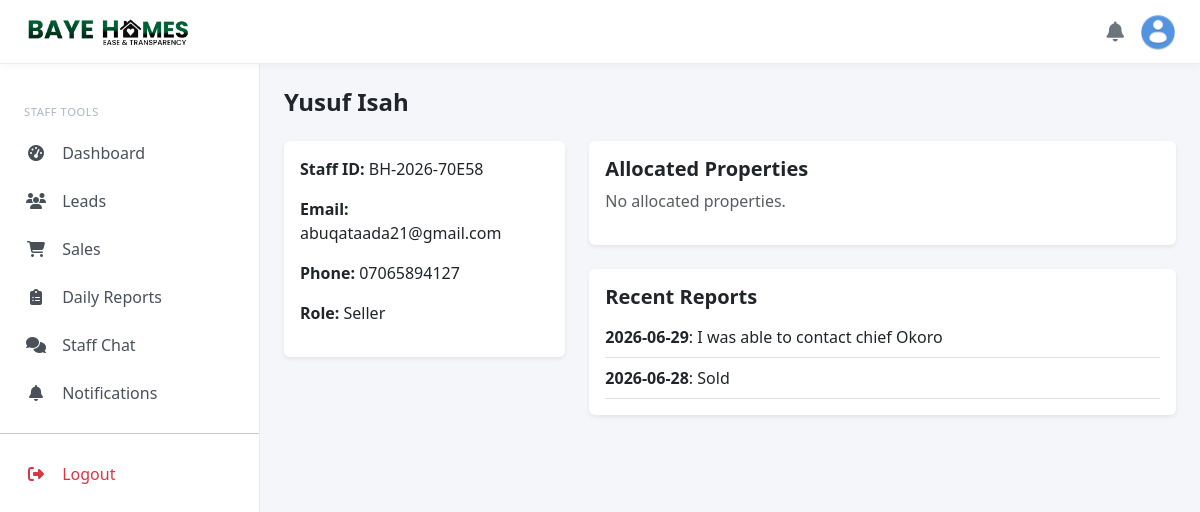
Screenshot of /staff/ed145db9-8af0-4b72-a6a0-d4c3dfdc4b20/profile (signed in) with the database file from the repository.
### models.py (models this page shows, shortened)
class User(UserMixin, db.Model):
    __tablename__ = 'users'
    id = db.Column(db.String(36), primary_key=True, default=generate_uuid)
    username = db.Column(db.String(80), unique=True, nullable=True)
    email = db.Column(db.String(120), unique=True, nullable=False, index=True)
    password_hash = db.Column(db.String(256), nullable=False)
    first_name = db.Column(db.String(80))
    last_name = db.Column(db.String(80))
    phone = db.Column(db.String(20))
    role = db.Column(db.Enum(UserRole, values_callable=enum_values), default=UserRole.CUSTOMER)
    is_admin = db.Column(db.Boolean, default=False)
    is_active = db.Column(db.Boolean, default=True)
    email_verified = db.Column(db.Boolean, default=False)
    verification_token = db.Column(db.String(100), unique=True)
    reset_token = db.Column(db.String(100), unique=True)
    created_at = db.Column(db.DateTime, default=datetime.now(timezone.utc))
    updated_at = db.Column(db.DateTime, default=datetime.now(timezone.utc), onupdate=datetime.now(timezone.utc))
    profile = db.relationship('Profile', backref='user', uselist=False)
    saved_properties = db.relationship('SavedProperty', backref='customer', lazy='dynamic')
    property_inquiries = db.relationship('PropertyInquiry', backref='customer', lazy='dynamic')
    sales = db.relationship('Sale', foreign_keys='Sale.customer_id', backref='customer', lazy='dynamic')
    leads_assigned = db.relationship('Lead', foreign_keys='Lead.assigned_to', backref='staff_user')
    investments = db.relationship('Investment', foreign_keys='Investment.investor_id', backref='investor', lazy='dynamic')
    staff_profile = db.relationship('StaffProfile', foreign_keys='StaffProfile.user_id', backref='user', uselist=False)
    activity_logs = db.relationship('ActivityLog', backref='user', lazy='dynamic')
    def get_full_name(self):
        return f"{self.first_name or ''} {self.last_name or ''}".strip() or self.username or self.email
    def is_admin_user(self):
        return self.role == UserRole.ADMIN

class StaffProfile(db.Model):
    __tablename__ = 'staff_profiles'
    user_id = db.Column(db.String(36), db.ForeignKey('users.id'), primary_key=True)
    staff_id = db.Column(db.String(20), unique=True)
    department = db.Column(db.Enum(StaffDepartment, values_callable=enum_values), default=StaffDepartment.SALES)
    role = db.Column(db.String(50))
    hire_date = db.Column(db.DateTime, default=datetime.now(timezone.utc))
    phone_extension = db.Column(db.String(10))
    reports_to = db.Column(db.String(36), db.ForeignKey('users.id'), nullable=True)
    subordinates = db.relationship('User', foreign_keys=[reports_to], remote_side='User.id')

class StaffDailyReport(db.Model):
    __tablename__ = 'staff_daily_reports'
    id = db.Column(db.String(36), primary_key=True, default=generate_uuid)
    staff_id = db.Column(db.String(36), db.ForeignKey('users.id'), nullable=False)
    report_date = db.Column(db.Date, nullable=False)
    summary = db.Column(db.Text, nullable=False)
    leads_contacted = db.Column(db.Integer, default=0)
    site_visits = db.Column(db.Integer, default=0)
    sales_closed = db.Column(db.Integer, default=0)
    challenges = db.Column(db.Text)
    created_at = db.Column(db.DateTime, default=datetime.now(timezone.utc))
    staff = db.relationship('User', foreign_keys=[staff_id], backref='daily_reports')

### blueprints/staff.py (the view)
@staff_bp.route('/<staff_id>/profile')
@login_required
@role_required(['admin', 'staff'])
def view_profile(staff_id):
    user = User.query.get_or_404(staff_id)
    if current_user.id != user.id and not current_user.is_admin_user():
        flash('You do not have permission.', 'danger')
        return redirect(url_for('staff.dashboard'))
    ratings = StaffRating.query.filter_by(staff_id=user.id).order_by(StaffRating.created_at.desc()).limit(12).all()
    reports = StaffDailyReport.query.filter_by(staff_id=user.id).order_by(StaffDailyReport.report_date.desc()).limit(10).all()
    properties = Property.query.filter_by(assigned_staff_id=user.id).all()
    return render_template('staff/profile.html', staff=user, ratings=ratings, reports=reports, properties=properties)

### templates/staff/profile.html
{% if current_user.is_admin_user() %}
  {% extends "admin/base_admin.html" %}
{% else %}
  {% extends "base_staff.html" %}
{% endif %}
{% block title %}Staff Profile{% endblock %} {%
block content %}
<h4 class="fw-bold mb-4">{{ staff.get_full_name() }}</h4>
<div class="row g-4">
  <div class="col-md-4">
    <div class="card border-0 shadow-sm">
      <div class="card-body">
        <p>
          <strong>Staff ID:</strong> {{ staff.staff_profile.staff_id if
          staff.staff_profile else 'Pending' }}
        </p>
        <p><strong>Email:</strong> {{ staff.email }}</p>
        <p><strong>Phone:</strong> {{ staff.phone or '-' }}</p>
        <p>
          <strong>Role:</strong> {{ staff.staff_profile.role if
          staff.staff_profile else '-' }}
        </p>
      </div>
    </div>
  </div>
  <div class="col-md-8">
    <div class="card border-0 shadow-sm mb-4">
      <div class="card-body">
        <h5 class="fw-bold">Allocated Properties</h5>
        {% for property in properties %}
        <div class="border-bottom py-2">
          {{ property.title }} - {{ property.location }}
        </div>
        {% else %}
        <p class="text-muted">No allocated properties.</p>
        {% endfor %}
      </div>
    </div>
    <div class="card border-0 shadow-sm">
      <div class="card-body">
        <h5 class="fw-bold">Recent Reports</h5>
        {% for report in reports %}
        <div class="border-bottom py-2">
          <strong>{{ report.report_date }}</strong>: {{ report.summary }}
        </div>
        {% else %}
        <p class="text-muted">No reports.</p>
        {% endfor %}
      </div>
    </div>
  </div>
</div>
{% endblock %}

### templates/base_staff.html (style rules this page uses)
:root { --bh-green: #04AB5E; --bh-sidebar-width: 260px; --bh-topbar-height: 64px; }
body { padding-top: var(--bh-topbar-height); background: #f4f6f9; overflow-x: hidden; }

### rows the page displays
User: get_full_name "Yusuf Isah", email "abuqataada21@gmail.com", phone "07065894127"
StaffProfile: staff_profile "BH-2026-70E58", staff_profile "Seller"
StaffDailyReport: report_date "2026-06-29", summary "I was able to contact chief Okoro"
StaffDailyReport: report_date "2026-06-28", summary "Sold"
